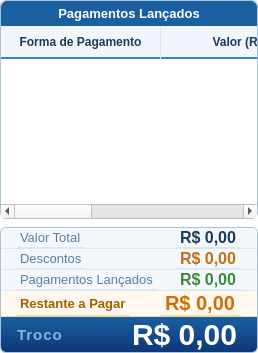
      <widget class="QFrame" name="frameColDireita">
       <property name="styleSheet">
        <string notr="true">QFrame{background-color:transparent;border:none;}</string>
       </property>
       <layout class="QVBoxLayout" name="colDirVL">
        <property name="spacing">
         <number>8</number>
        </property>
        <property name="leftMargin">
         <number>0</number>
        </property>
        <property name="topMargin">
         <number>0</number>
        </property>
        <property name="rightMargin">
         <number>0</number>
        </property>
        <property name="bottomMargin">
         <number>0</number>
        </property>
        <item>
         <widget class="QFrame" name="frameTabelaLancamentos">
          <property name="styleSheet">
           <string notr="true">QFrame#frameTabelaLancamentos{background-color:#ffffff;border:1px solid #a8c4d8;border-radius:6px;}</string>
          </property>
          <layout class="QVBoxLayout" name="tabelaLanVL">
           <property name="spacing">
            <number>0</number>
           </property>
           <property name="leftMargin">
            <number>0</number>
           </property>
           <property name="topMargin">
            <number>0</number>
           </property>
           <property name="rightMargin">
            <number>0</number>
           </property>
           <property name="bottomMargin">
            <number>0</number>
           </property>
           <item>
            <widget class="QLabel" name="lblHeaderResumo">
             <property name="styleSheet">
              <string notr="true">QLabel{background-color:#1a5fa0;color:white;font-size:13px;font-weight:bold;padding:5px 8px;border-top-left-radius:6px;border-top-right-radius:6px;}</string>
             </property>
             <property name="text">
              <string>Pagamentos Lançados</string>
             </property>
             <property name="alignment">
              <set>Qt::AlignCenter</set>
             </property>
            </widget>
           </item>
           <item>
            <widget class="QTableWidget" name="tableFormasPagamento">
             <property name="styleSheet">
              <string notr="true">QTableWidget{background-color:#ffffff;alternate-background-color:#f4f9fc;border:none;border-bottom-left-radius:6px;border-bottom-right-radius:6px;font-size:13px;gridline-color:#dce8f0;outline:0;}QTableWidget::item{padding:6px 10px;color:#111111;}QTableWidget::item:selected{background-color:#3585c8;color:#ffffff;}QTableWidget::item:hover:!selected{background-color:#e8f4ff;}QHeaderView::section:horizontal{background-color:#f0f6fc;color:#1a3a5c;font-size:12px;font-weight:bold;padding:6px 10px;border:none;border-right:1px solid #dce8f0;border-bottom:2px solid #3585c8;}QHeaderView::section:horizontal:last{border-right:none;}QHeaderView::section:horizontal:checked{background-color:#f0f6fc;color:#1a3a5c;}QHeaderView::section:vertical{background-color:#f0f6fc;color:#f0f6fc;border:none;border-bottom:1px solid #dce8f0;border-right:1px solid #dce8f0;width:14px;}QHeaderView::section:vertical:checked{background-color:#3585c8;color:#3585c8;}QTableCornerButton::section{background-color:#f0f6fc;border:none;border-bottom:2px solid #3585c8;border-right:1px solid #dce8f0;}QScrollBar:vertical{background:#f0f4f8;width:8px;margin:0;}QScrollBar::handle:vertical{background:#a8c4d8;border-radius:3px;min-height:20px;}QScrollBar::handle:vertical:hover{background:#3585c8;}QScrollBar::add-line:vertical,QScrollBar::sub-line:vertical{height:0px;}</string>
             </property>
             <property name="editTriggers">
              <set>QAbstractItemView::NoEditTriggers</set>
             </property>
             <property name="alternatingRowColors">
              <bool>true</bool>
             </property>
             <property name="selectionMode">
              <enum>QAbstractItemView::SingleSelection</enum>
             </property>
             <property name="selectionBehavior">
              <enum>QAbstractItemView::SelectRows</enum>
             </property>
             <property name="showGrid">
              <bool>true</bool>
             </property>
             <property name="rowCount">
              <number>0</number>
             </property>
             <property name="columnCount">
              <number>3</number>
             </property>
             <attribute name="horizontalHeaderVisible">
              <bool>true</bool>
             </attribute>
             <attribute name="horizontalHeaderDefaultSectionSize">
              <number>160</number>
             </attribute>
             <attribute name="horizontalHeaderHighlightSections">
              <bool>false</bool>
             </attribute>
             <attribute name="horizontalHeaderStretchLastSection">
              <bool>true</bool>
             </attribute>
             <attribute name="verticalHeaderVisible">
              <bool>true</bool>
             </attribute>
             <attribute name="verticalHeaderDefaultSectionSize">
              <number>34</number>
             </attribute>
             <attribute name="verticalHeaderHighlightSections">
              <bool>false</bool>
             </attribute>
             <column>
              <property name="text">
               <string>Forma de Pagamento</string>
              </property>
             </column>
             <column>
              <property name="text">
               <string>Valor (R$)</string>
              </property>
             </column>
             <column>
              <property name="text">
               <string>✕</string>
              </property>
             </column>
            </widget>
           </item>
          </layout>
         </widget>
        </item>
        <item>
         <widget class="QFrame" name="frameTotais">
          <property name="styleSheet">
           <string notr="true">QFrame#frameTotais{background-color:#ffffff;border:1px solid #a8c4d8;border-radius:6px;}</string>
          </property>
          <layout class="QVBoxLayout" name="totaisVL">
           <property name="spacing">
            <number>0</number>
           </property>
           <property name="leftMargin">
            <number>0</number>
           </property>
           <property name="topMargin">
            <number>0</number>
           </property>
           <property name="rightMargin">
            <number>0</number>
           </property>
           <property name="bottomMargin">
            <number>0</number>
           </property>
           <item>
            <widget class="QFrame" name="frameValorTotal">
             <property name="styleSheet">
              <string notr="true">QFrame{background-color:#f4f8fc;border-bottom:1px solid #dce8f0;border-top-left-radius:6px;border-top-right-radius:6px;}</string>
             </property>
             <layout class="QHBoxLayout" name="vtHL">
              <property name="leftMargin">
               <number>16</number>
              </property>
              <property name="topMargin">
               <number>0</number>
              </property>
              <property name="rightMargin">
               <number>16</number>
              </property>
              <property name="bottomMargin">
               <number>0</number>
              </property>
              <item>
               <widget class="QLabel" name="lblValorTotalLabel">
                <property name="styleSheet">
                 <string notr="true">font-size:13px;color:#5580a0;</string>
                </property>
                <property name="text">
                 <string>Valor Total</string>
                </property>
               </widget>
              </item>
              <item>
               <spacer>
                <property name="orientation">
                 <enum>Qt::Horizontal</enum>
                </property>
                <property name="sizeHint" stdset="0">
                 <size>
                  <width>10</width>
                  <height>10</height>
                 </size>
                </property>
               </spacer>
              </item>
              <item>
               <widget class="QLabel" name="lblValorTotalValor">
                <property name="styleSheet">
                 <string notr="true">font-size:16px;font-weight:bold;color:#1a3a5c;</string>
                </property>
                <property name="text">
                 <string>R$ 0,00</string>
                </property>
               </widget>
              </item>
             </layout>
            </widget>
           </item>
           <item>
            <widget class="QFrame" name="frameDescontos">
             <property name="styleSheet">
              <string notr="true">QFrame{background-color:#f4f8fc;border-bottom:1px solid #dce8f0;}</string>
             </property>
             <layout class="QHBoxLayout" name="descHL">
              <property name="leftMargin">
               <number>16</number>
              </property>
              <property name="topMargin">
               <number>0</number>
              </property>
              <property name="rightMargin">
               <number>16</number>
              </property>
              <property name="bottomMargin">
               <number>0</number>
              </property>
              <item>
               <widget class="QLabel" name="lblDescontosLabel">
                <property name="styleSheet">
                 <string notr="true">font-size:13px;color:#5580a0;</string>
                </property>
                <property name="text">
                 <string>Descontos</string>
                </property>
               </widget>
              </item>
              <item>
               <spacer>
                <property name="orientation">
                 <enum>Qt::Horizontal</enum>
                </property>
                <property name="sizeHint" stdset="0">
                 <size>
                  <width>10</width>
                  <height>10</height>
                 </size>
                </property>
               </spacer>
              </item>
              <item>
               <widget class="QLabel" name="lblDescontosValor">
                <property name="styleSheet">
                 <string notr="true">font-size:16px;font-weight:bold;color:#c07010;</string>
                </property>
                <property name="text">
                 <string>R$ 0,00</string>
                </property>
               </widget>
              </item>
             </layout>
            </widget>
           </item>
           <item>
            <widget class="QFrame" name="frameSomaTotal">
             <property name="styleSheet">
              <string notr="true">QFrame{background-color:#f4f8fc;border-bottom:1px solid #dce8f0;}</string>
             </property>
             <layout class="QHBoxLayout" name="pgtoHL">
              <property name="leftMargin">
               <number>16</number>
              </property>
              <property name="topMargin">
               <number>0</number>
              </property>
              <property name="rightMargin">
               <number>16</number>
              </property>
              <property name="bottomMargin">
               <number>0</number>
              </property>
              <item>
               <widget class="QLabel" name="lblSomaTotalLabel">
                <property name="styleSheet">
                 <string notr="true">font-size:13px;color:#5580a0;</string>
                </property>
                <property name="text">
                 <string>Pagamentos Lançados</string>
                </property>
               </widget>
              </item>
              <item>
               <spacer>
                <property name="orientation">
                 <enum>Qt::Horizontal</enum>
                </property>
                <property name="sizeHint" stdset="0">
                 <size>
                  <width>10</width>
                  <height>10</height>
                 </size>
                </property>
               </spacer>
              </item>
              <item>
               <widget class="QLabel" name="lblSomaTotalValor">
                <property name="styleSheet">
                 <string notr="true">font-size:16px;font-weight:bold;color:#3a8a3a;</string>
                </property>
                <property name="text">
                 <string>R$ 0,00</string>
                </property>
               </widget>
              </item>
             </layout>
            </widget>
           </item>
           <item>
            <widget class="QFrame" name="frameRestante">
             <property name="styleSheet">
              <string notr="true">QFrame{background-color:#fff8ee;border-bottom:1px solid #f0d8a0;}</string>
             </property>
             <layout class="QHBoxLayout" name="restHL">
              <property name="leftMargin">
               <number>16</number>
              </property>
              <property name="topMargin">
               <number>0</number>
              </property>
              <property name="rightMargin">
               <number>16</number>
              </property>
              <property name="bottomMargin">
               <number>0</number>
              </property>
              <item>
               <widget class="QLabel" name="lblRestanteLabel">
                <property name="styleSheet">
                 <string notr="true">font-size:13px;font-weight:bold;color:#a06000;</string>
                </property>
                <property name="text">
                 <string>Restante a Pagar</string>
                </property>
               </widget>
              </item>
              <item>
               <spacer>
                <property name="orientation">
                 <enum>Qt::Horizontal</enum>
                </property>
                <property name="sizeHint" stdset="0">
                 <size>
                  <width>10</width>
                  <height>10</height>
                 </size>
                </property>
               </spacer>
              </item>
              <item>
               <widget class="QLabel" name="lblRestanteValor">
                <property name="styleSheet">
                 <string notr="true">font-size:20px;font-weight:bold;color:#d07000;</string>
                </property>
                <property name="text">
                 <string>R$ 0,00</string>
                </property>
               </widget>
              </item>
             </layout>
            </widget>
           </item>
           <item>
            <widget class="QFrame" name="frameTroco">
             <property name="styleSheet">
              <string notr="true">QFrame#frameTroco{background:qlineargradient(x1:0,y1:0,x2:0,y2:1,stop:0 #1a5fa0,stop:1 #0e3878);border-bottom-left-radius:5px;border-bottom-right-radius:5px;}</string>
             </property>
             <layout class="QHBoxLayout" name="trocoHL">
              <property name="leftMargin">
               <number>16</number>
              </property>
              <property name="topMargin">
               <number>0</number>
              </property>
              <property name="rightMargin">
               <number>20</number>
              </property>
              <property name="bottomMargin">
               <number>0</number>
              </property>
              <item>
               <widget class="QLabel" name="lblTrocoLabel">
                <property name="styleSheet">
                 <string notr="true">font-size:15px;font-weight:bold;color:#80b8e0;letter-spacing:1px;</string>
                </property>
                <property name="text">
                 <string>Troco</string>
                </property>
               </widget>
              </item>
              <item>
               <spacer>
                <property name="orientation">
                 <enum>Qt::Horizontal</enum>
                </property>
                <property name="sizeHint" stdset="0">
                 <size>
                  <width>10</width>
                  <height>10</height>
                 </size>
                </property>
               </spacer>
              </item>
              <item>
               <widget class="QLabel" name="lblTrocoValor">
                <property name="styleSheet">
                 <string notr="true">font-size:30px;font-weight:bold;color:white;</string>
                </property>
                <property name="text">
                 <string>R$ 0,00</string>
                </property>
               </widget>
              </item>
             </layout>
            </widget>
           </item>
          </layout>
         </widget>
        </item>
       </layout>
      </widget>
